Frame 1 (no input): blank canvas, image omitted
Frame 60 (no input): blank canvas, image omitted
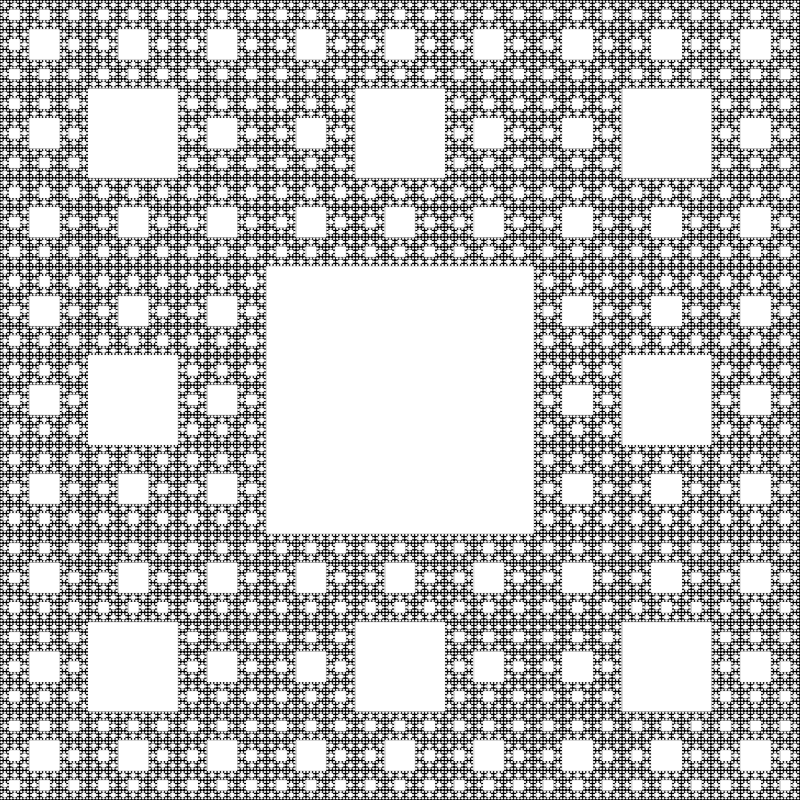
Frame 120 (the mouse pressed at the canvas centre since frame 60)

The p5.js sketch whose frames 1 and 60 were blank and that drew this single picture after the mouse press (run headless with seeded random() and noise() and a simulated clock; from frame 60 on, the mouse is pressed at the canvas centre):

// p5.js sketch
// ── sketch.js
let cnv, p;


function setup() {
  cnv = createCanvas(800,800);
  p = createP("Click to draw a Sierpinski Carpet (Fractal)");
  background(0);
}

function draw() {

}

function mousePressed() {
  carpet(0, 0, width, 0, 1);
}



function carpet(x1, y1, x2, y2, n) {
  let left = x1;
  let right = x2;
  let leftTop = y1;
  let bigWidth = right - left;
  let third = bigWidth / 3;
  let c = n + 1;

  if (c < 8) {
    fill(255);
    stroke(255);
    rect(left + third, leftTop + third, third, third);


    carpet(left, leftTop, left+third, leftTop, c);
    carpet(left+third, leftTop, right-third, leftTop, c);
    carpet(right-third, leftTop, right, leftTop, c);

    carpet(left, leftTop+third, left+third, leftTop+third, c);
    //carpet(left+third, leftTop+third, right-third, leftTop+third, c);
    carpet(right-third, leftTop+third, right, leftTop+third, c);

    carpet(left, leftTop+third+third, left+third, leftTop+third+third, c);
    carpet(left+third, leftTop+third+third, right-third, leftTop+third+third, c);
    carpet(right-third, leftTop+third+third, right, leftTop+third+third, c);
  }
}
